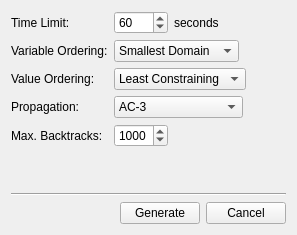
                    <widget class="QWidget" name="tabConstraint">
                        <attribute name="title">
                            <string>Constraint Propagation</string>
                        </attribute>
                        <layout class="QVBoxLayout">
                            <item>
                                <layout class="QFormLayout">
                                    <item row="0" column="0">
                                        <widget class="QLabel" name="labelConstraintTimeout">
                                            <property name="text">
                                                <string>Time Limit:</string>
                                            </property>
                                        </widget>
                                    </item>
                                    <item row="0" column="1">
                                        <layout class="QHBoxLayout">
                                            <item>
                                                <widget class="QSpinBox" name="spinConstraintTimeout">
                                                    <property name="maximum">
                                                        <number>9999</number>
                                                    </property>
                                                    <property name="value">
                                                        <number>60</number>
                                                    </property>
                                                </widget>
                                            </item>
                                            <item>
                                                <widget class="QLabel" name="labelConstraintTimeoutUnit">
                                                    <property name="text">
                                                        <string>seconds</string>
                                                    </property>
                                                </widget>
                                            </item>
                                            <item>
                                                <spacer>
                                                    <property name="orientation">
                                                        <enum>Qt::Horizontal</enum>
                                                    </property>
                                                    <property name="sizeHint" stdset="0">
                                                        <size>
                                                            <width>40</width>
                                                            <height>20</height>
                                                        </size>
                                                    </property>
                                                </spacer>
                                            </item>
                                        </layout>
                                    </item>
                                    <item row="1" column="0">
                                        <widget class="QLabel" name="labelConstraintVariableOrdering">
                                            <property name="text">
                                                <string>Variable Ordering:</string>
                                            </property>
                                        </widget>
                                    </item>
                                    <item row="1" column="1">
                                        <layout class="QHBoxLayout">
                                            <item>
                                                <widget class="QComboBox" name="comboConstraintVariableOrdering">
                                                    <property name="currentIndex">
                                                        <number>0</number>
                                                    </property>
                                                    <item>
                                                        <property name="text">
                                                            <string>Smallest Domain</string>
                                                        </property>
                                                    </item>
                                                    <item>
                                                        <property name="text">
                                                            <string>Most Constrained</string>
                                                        </property>
                                                    </item>
                                                    <item>
                                                        <property name="text">
                                                            <string>Random</string>
                                                        </property>
                                                    </item>
                                                </widget>
                                            </item>
                                            <item>
                                                <spacer>
                                                    <property name="orientation">
                                                        <enum>Qt::Horizontal</enum>
                                                    </property>
                                                    <property name="sizeHint" stdset="0">
                                                        <size>
                                                            <width>40</width>
                                                            <height>20</height>
                                                        </size>
                                                    </property>
                                                </spacer>
                                            </item>
                                        </layout>
                                    </item>
                                    <item row="2" column="0">
                                        <widget class="QLabel" name="labelConstraintValueOrdering">
                                            <property name="text">
                                                <string>Value Ordering:</string>
                                            </property>
                                        </widget>
                                    </item>
                                    <item row="2" column="1">
                                        <layout class="QHBoxLayout">
                                            <item>
                                                <widget class="QComboBox" name="comboConstraintValueOrdering">
                                                    <property name="currentIndex">
                                                        <number>0</number>
                                                    </property>
                                                    <item>
                                                        <property name="text">
                                                            <string>Least Constraining</string>
                                                        </property>
                                                    </item>
                                                    <item>
                                                        <property name="text">
                                                            <string>Random</string>
                                                        </property>
                                                    </item>
                                                    <item>
                                                        <property name="text">
                                                            <string>Most Frequent</string>
                                                        </property>
                                                    </item>
                                                </widget>
                                            </item>
                                            <item>
                                                <spacer>
                                                    <property name="orientation">
                                                        <enum>Qt::Horizontal</enum>
                                                    </property>
                                                    <property name="sizeHint" stdset="0">
                                                        <size>
                                                            <width>40</width>
                                                            <height>20</height>
                                                        </size>
                                                    </property>
                                                </spacer>
                                            </item>
                                        </layout>
                                    </item>
                                    <item row="3" column="0">
                                        <widget class="QLabel" name="labelConstraintPropagation">
                                            <property name="text">
                                                <string>Propagation:</string>
                                            </property>
                                        </widget>
                                    </item>
                                    <item row="3" column="1">
                                        <layout class="QHBoxLayout">
                                            <item>
                                                <widget class="QComboBox" name="comboConstraintPropagation">
                                                    <property name="currentIndex">
                                                        <number>0</number>
                                                    </property>
                                                    <item>
                                                        <property name="text">
                                                            <string>AC-3</string>
                                                        </property>
                                                    </item>
                                                    <item>
                                                        <property name="text">
                                                            <string>MAC</string>
                                                        </property>
                                                    </item>
                                                    <item>
                                                        <property name="text">
                                                            <string>Forward Checking</string>
                                                        </property>
                                                    </item>
                                                </widget>
                                            </item>
                                            <item>
                                                <spacer>
                                                    <property name="orientation">
                                                        <enum>Qt::Horizontal</enum>
                                                    </property>
                                                    <property name="sizeHint" stdset="0">
                                                        <size>
                                                            <width>40</width>
                                                            <height>20</height>
                                                        </size>
                                                    </property>
                                                </spacer>
                                            </item>
                                        </layout>
                                    </item>
                                    <item row="4" column="0">
                                        <widget class="QLabel" name="labelConstraintMaxBacktracks">
                                            <property name="text">
                                                <string>Max. Backtracks:</string>
                                            </property>
                                        </widget>
                                    </item>
                                    <item row="4" column="1">
                                        <layout class="QHBoxLayout">
                                            <item>
                                                <widget class="QSpinBox" name="spinConstraintMaxBacktracks">
                                                    <property name="maximum">
                                                        <number>9999</number>
                                                    </property>
                                                    <property name="value">
                                                        <number>1000</number>
                                                    </property>
                                                </widget>
                                            </item>
                                            <item>
                                                <spacer>
                                                    <property name="orientation">
                                                        <enum>Qt::Horizontal</enum>
                                                    </property>
                                                    <property name="sizeHint" stdset="0">
                                                        <size>
                                                            <width>40</width>
                                                            <height>20</height>
                                                        </size>
                                                    </property>
                                                </spacer>
                                            </item>
                                        </layout>
                                    </item>
                                </layout>
                            </item>
                            <item>
                                <spacer>
                                    <property name="orientation">
                                        <enum>Qt::Vertical</enum>
                                    </property>
                                    <property name="sizeHint" stdset="0">
                                        <size>
                                            <width>20</width>
                                            <height>40</height>
                                        </size>
                                    </property>
                                </spacer>
                            </item>
                            <item>
                                <widget class="Line">
                                    <property name="orientation">
                                        <enum>Qt::Horizontal</enum>
                                    </property>
                                </widget>
                            </item>
                            <item>
                                <layout class="QHBoxLayout">
                                    <item>
                                        <spacer>
                                            <property name="orientation">
                                                <enum>Qt::Horizontal</enum>
                                            </property>
                                            <property name="sizeHint" stdset="0">
                                                <size>
                                                    <width>40</width>
                                                    <height>20</height>
                                                </size>
                                            </property>
                                        </spacer>
                                    </item>
                                    <item>
                                        <widget class="QPushButton" name="buttonConstraintGenerate">
                                            <property name="text">
                                                <string>Generate</string>
                                            </property>
                                        </widget>
                                    </item>
                                    <item>
                                        <widget class="QPushButton" name="buttonConstraintCancel">
                                            <property name="text">
                                                <string>Cancel</string>
                                            </property>
                                        </widget>
                                    </item>
                                </layout>
                            </item>
                        </layout>
                    </widget>
